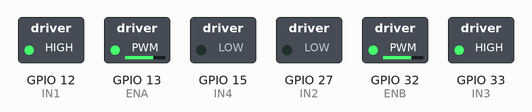
This sketch was run on a simulated ESP32. Parts: switched loads named in the sketch (green lamp = pin HIGH).

Above: at 0.05 s.
At 4.0 s:
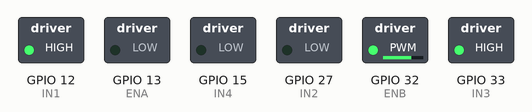
Timing chart, 0 to 4.6 s (numbered marks = the images above):
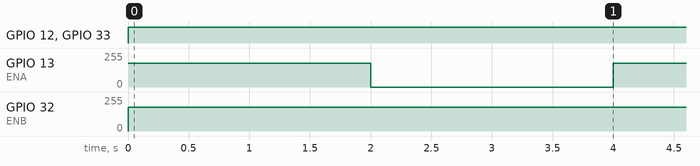

The sketch:

turn_right_test.ino
```cpp
//Initialize Motors
#define ENA 13
#define IN1 12
#define IN2 27
#define IN3 33
#define IN4 15
#define ENB 32


// setting PWM properties
const int MAX_PWM_VOLTAGE = 255;
const int NOM_PWM_VOLTAGE = 150;
const int MIN_PWM_VOLTAGE = 20;

// Motor timing
unsigned long motorCm;
unsigned long motorPm;
const unsigned long MOTOR_PERIOD = 20;

void setup() {
  Serial.begin(115200); // Starts the serial communication
  pinMode(ENA, OUTPUT);
  pinMode(IN1, OUTPUT);
  pinMode(IN2, OUTPUT);
  pinMode(IN3, OUTPUT);
  pinMode(IN4, OUTPUT);
  pinMode(ENB, OUTPUT);
}

void loop() {

  forward();
  delay(2000);
  right();
  delay(2000);
}


// motor control function declarations

void forward()
{

 analogWrite(ENA,180);
 analogWrite(ENB,180);
 digitalWrite(IN1,HIGH);
 digitalWrite(IN2,LOW);
 digitalWrite(IN3,HIGH);
 digitalWrite(IN4,LOW);

}

void reverse()
{
 for(int j=0;j<=100;j++)
 {
 analogWrite(ENA,j);
 analogWrite(ENB,j);
 digitalWrite(IN1,LOW);
 digitalWrite(IN2,HIGH);
 digitalWrite(IN3,HIGH);
 digitalWrite(IN4,LOW);
 }
}

void left()
{
 analogWrite(ENA,127);
 analogWrite(ENB,0);
 digitalWrite(IN1,HIGH);
 digitalWrite(IN2,LOW);
 digitalWrite(IN3,HIGH);
 digitalWrite(IN4,HIGH);
}

void right()
{
 analogWrite(ENA,0);
 analogWrite(ENB,180);
 digitalWrite(IN1,HIGH);
 digitalWrite(IN2,LOW);
 digitalWrite(IN3,HIGH);
 digitalWrite(IN4,LOW);
}

void stoprobot()
{
 analogWrite(ENA,0);
 analogWrite(ENB,0);
 digitalWrite(IN1,LOW);
 digitalWrite(IN2,LOW);
 digitalWrite(IN3,LOW);
 digitalWrite(IN4,LOW);
}
```

Measured:
- by itself, GPIO 12 (IN1), GPIO 33 (IN3): LOW → HIGH at 0.00 s
- by itself, GPIO 13 (ENA): alternates 180/255 for 2.0 s and 0/255 for 2.0 s
- by itself, GPIO 32 (ENB): 0/255 → 180/255 at 0.00 s
